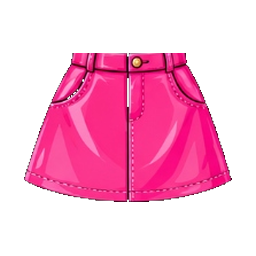
#> input picture scratch/clean_skirts/a-line-skirt.png, 256 x 256 px, found by its file name; its folder holds only this picture in this run
$ python verify_cleaned_skirts.py
#> lines starting #> are read from the running program, lines starting #| are printed output that depends on the picture
import os
from PIL import Image

skirt_dir = 'scratch/clean_skirts'
files = sorted([f for f in os.listdir(skirt_dir) if f.endswith('.png')])

# Create a 4x4 grid image to inspect all 16 cleaned skirt icons side by side
grid_w = 4 * 256
grid_h = 4 * 256
grid_img = Image.new('RGBA', (grid_w, grid_h), (255, 240, 245, 255)) # Light pastel background to verify transparency & clean edges
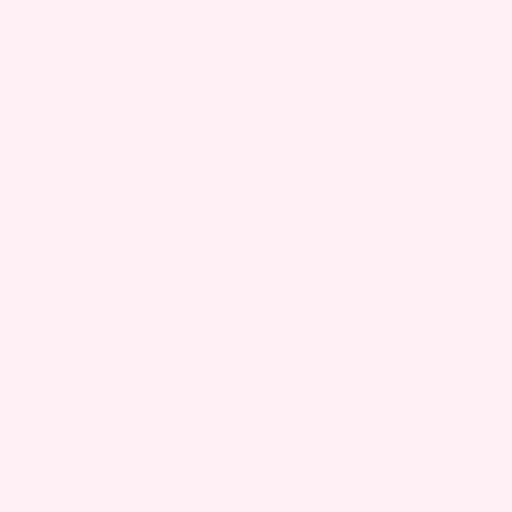
#> grid_img: PIL image 1024x1024 RGBA (shown at 1/2 size); mean R, G, B, A 255, 240, 245, 255

for idx, f in enumerate(files):
    row = idx // 4
    col = idx % 4
    path = os.path.join(skirt_dir, f)
    img = Image.open(path)
#> img is the input picture: PIL image 256x256 RGBA; mean R, G, B, A 86.7, 18.5, 49.5, 92.5
    grid_img.paste(img, (col * 256, row * 256), img)
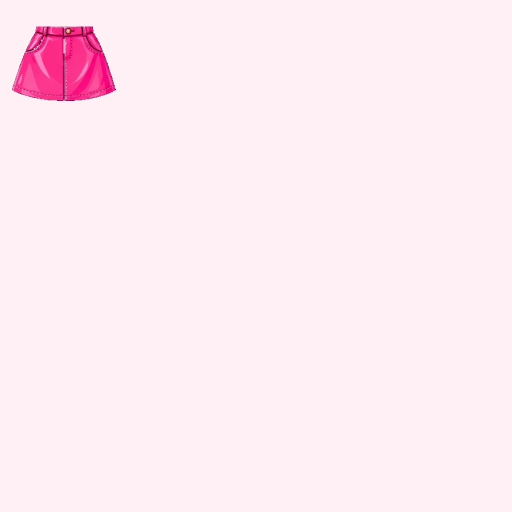
#> grid_img: PIL image 1024x1024 RGBA (shown at 1/2 size); mean R, G, B, A 254.6, 235.7, 242.5, 255; transparent parts drawn white

grid_img.save('scratch/all_cleaned_skirts_grid.png')
print('Saved scratch/all_cleaned_skirts_grid.png for inspection!')
